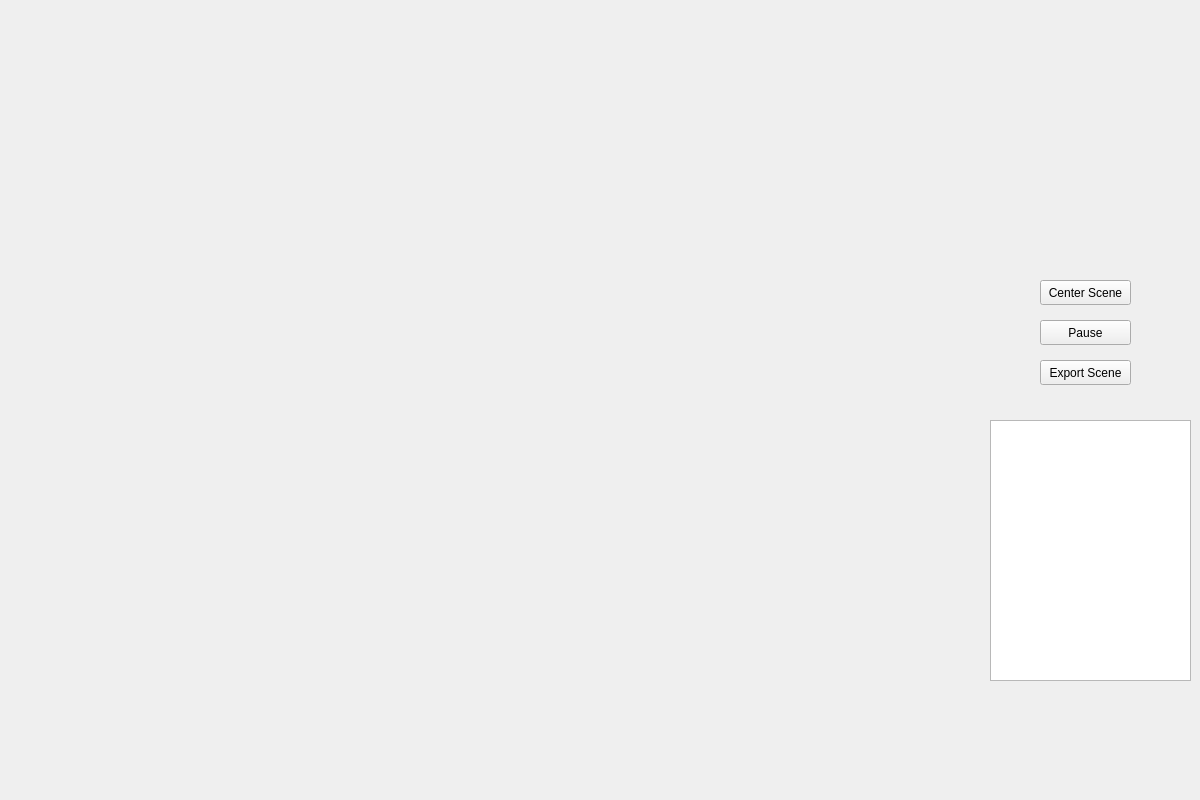
<?xml version="1.0" encoding="UTF-8"?>
<ui version="4.0">
 <class>MainWindow</class>
 <widget class="QMainWindow" name="MainWindow">
  <property name="geometry">
   <rect>
    <x>0</x>
    <y>0</y>
    <width>1200</width>
    <height>800</height>
   </rect>
  </property>
  <property name="windowTitle">
   <string>Main Window</string>
  </property>
  <widget class="QWidget" name="centralwidget">
   <widget class="QVTKOpenGLStereoWidget" name="qvtkWidget" native="true">
    <property name="geometry">
     <rect>
      <x>10</x>
      <y>10</y>
      <width>971</width>
      <height>781</height>
     </rect>
    </property>
   </widget>
   <widget class="QPushButton" name="pauseButton">
    <property name="geometry">
     <rect>
      <x>1040</x>
      <y>320</y>
      <width>91</width>
      <height>25</height>
     </rect>
    </property>
    <property name="text">
     <string>Pause</string>
    </property>
   </widget>
   <widget class="QPushButton" name="exportButton">
    <property name="geometry">
     <rect>
      <x>1040</x>
      <y>360</y>
      <width>91</width>
      <height>25</height>
     </rect>
    </property>
    <property name="text">
     <string>Export Scene</string>
    </property>
   </widget>
   <widget class="QTextBrowser" name="infoBox">
    <property name="geometry">
     <rect>
      <x>990</x>
      <y>420</y>
      <width>201</width>
      <height>261</height>
     </rect>
    </property>
   </widget>
   <widget class="QPushButton" name="centerButton">
    <property name="geometry">
     <rect>
      <x>1040</x>
      <y>280</y>
      <width>91</width>
      <height>25</height>
     </rect>
    </property>
    <property name="text">
     <string>Center Scene</string>
    </property>
   </widget>
  </widget>
 </widget>
 <customwidgets>
  <customwidget>
   <class>QVTKOpenGLStereoWidget</class>
   <extends>QWidget</extends>
   <header>QVTKOpenGLStereoWidget.h</header>
  </customwidget>
 </customwidgets>
 <resources/>
 <connections/>
</ui>
